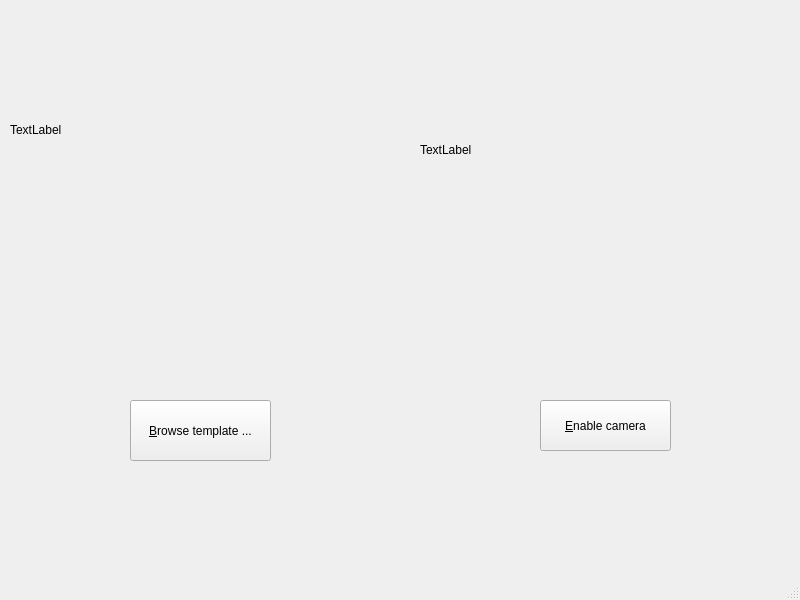
<?xml version="1.0" encoding="UTF-8"?>
<ui version="4.0">
 <class>MainWindow</class>
 <widget class="QMainWindow" name="MainWindow">
  <property name="geometry">
   <rect>
    <x>0</x>
    <y>0</y>
    <width>800</width>
    <height>600</height>
   </rect>
  </property>
  <property name="windowTitle">
   <string>SIFT Demo</string>
  </property>
  <widget class="QWidget" name="centralwidget">
   <widget class="QPushButton" name="browse_button">
    <property name="geometry">
     <rect>
      <x>130</x>
      <y>400</y>
      <width>141</width>
      <height>61</height>
     </rect>
    </property>
    <property name="text">
     <string>&amp;Browse template ...</string>
    </property>
   </widget>
   <widget class="QPushButton" name="toggle_cam_button">
    <property name="geometry">
     <rect>
      <x>540</x>
      <y>400</y>
      <width>131</width>
      <height>51</height>
     </rect>
    </property>
    <property name="text">
     <string>&amp;Enable camera</string>
    </property>
   </widget>
   <widget class="QLabel" name="template_label">
    <property name="geometry">
     <rect>
      <x>10</x>
      <y>10</y>
      <width>320</width>
      <height>240</height>
     </rect>
    </property>
    <property name="text">
     <string>TextLabel</string>
    </property>
   </widget>
   <widget class="QLabel" name="live_image_label">
    <property name="geometry">
     <rect>
      <x>420</x>
      <y>40</y>
      <width>320</width>
      <height>220</height>
     </rect>
    </property>
    <property name="text">
     <string>TextLabel</string>
    </property>
   </widget>
  </widget>
  <widget class="QMenuBar" name="menubar">
   <property name="geometry">
    <rect>
     <x>0</x>
     <y>0</y>
     <width>800</width>
     <height>24</height>
    </rect>
   </property>
  </widget>
  <widget class="QStatusBar" name="statusbar"/>
 </widget>
 <resources/>
 <connections/>
</ui>
